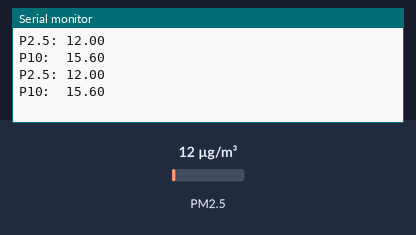
Recording of a sketch running on a simulated ESP8266 (NodeMCU). On the bench: the last lines printed to the serial monitor. Inputs (shaded band) come from the test bench; at power-on: PM2.5 12 µg/m³.

Above: at 2.8 s.
2.9 s: PM2.5 set to 6 µg/m³
At 3.6 s:
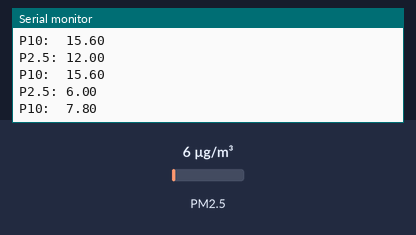
4.4 s: PM2.5 set to 75 µg/m³
At 5.8 s:
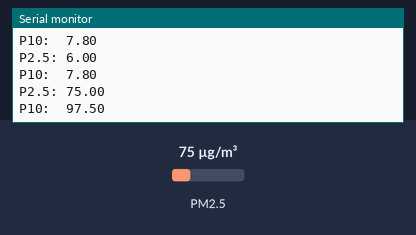
Timing chart, 0 to 7.4 s (numbered marks = the images above; inputs shaded):
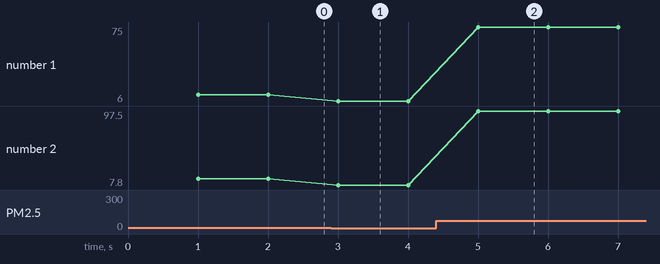

The sketch:

sds011_nodemcu_2.ino
```cpp
// SDS011 dust sensor example
// -----------------------------
//
// By R. Zschiegner (rz@madavi.de).
// April 2016

#ifdef ESP32
#error ESP32 does not work with SoftSerial, use HardwareSerial example instead
#endif


#include <SDS011.h> //https://github.com/ricki-z/SDS011

float p10, p25;
int error;

SDS011 my_sds;

void setup() {
  my_sds.begin(D1, D2); //RX, TX
  Serial.begin(9600);
}

void loop() {
  error = my_sds.read(&p25, &p10);
  if (!error) {
    Serial.println("P2.5: " + String(p25));
    Serial.println("P10:  " + String(p10));
  }
  delay(100);
}
```

Measured:
- after the input at 2.9 s, the serial monitor: prints a new line after 0.10 s (image 1)
- after the input at 4.4 s, the serial monitor: prints a new line after 0.60 s (image 2)
- plotted number 1: 12 → 6 after the input at 2.9 s, 6 → 75 after the input at 4.4 s
- plotted number 2: 15.6 → 7.8 after the input at 2.9 s, 7.8 → 97.5 after the input at 4.4 s
